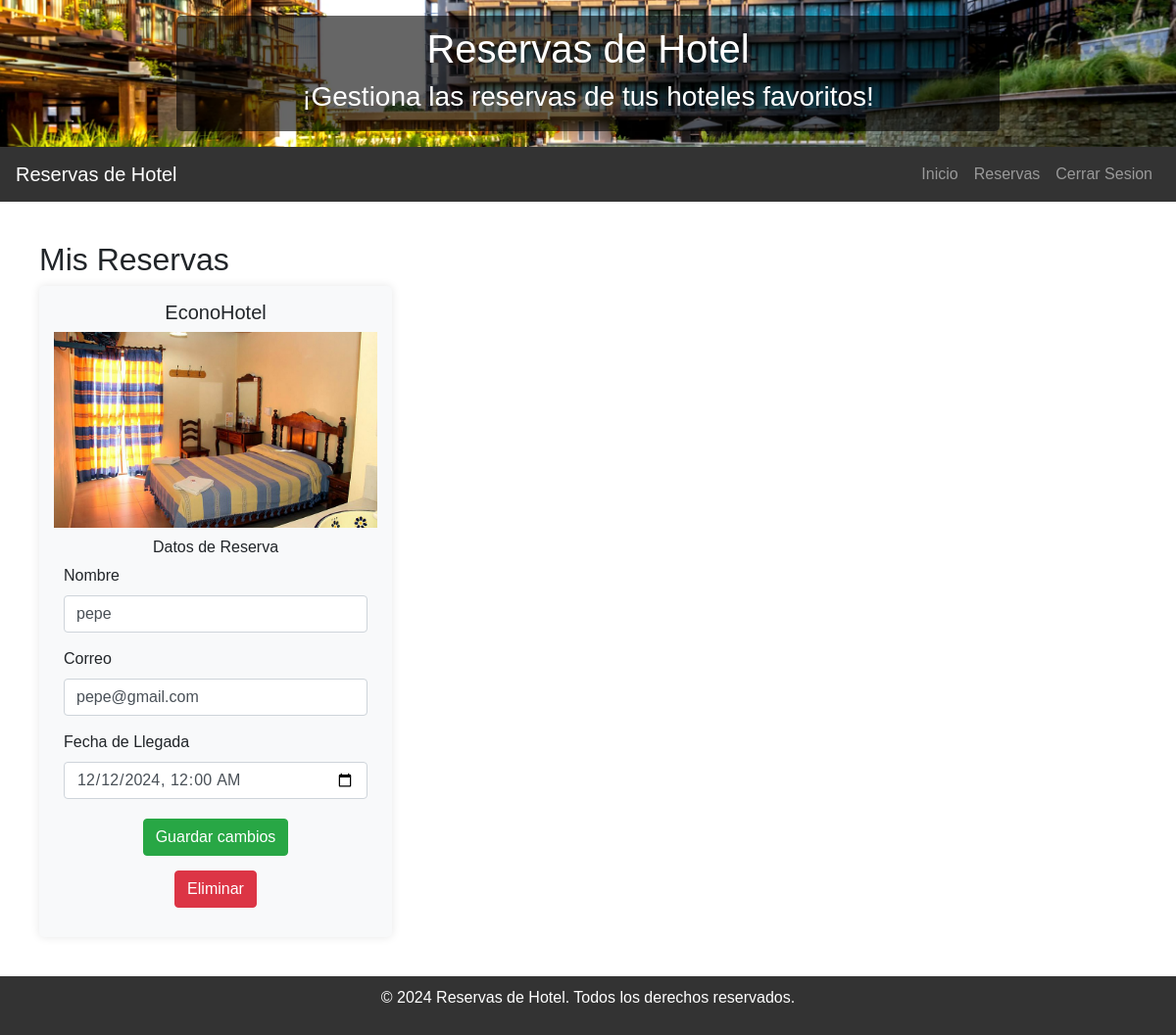
The app's page /home/reservations/ (signed in) with its own data.
### reservas/models.py (models this page shows, shortened)
class Encabezado(models.Model):
    titulo = models.CharField(max_length = 200)
    subtitulo = models.CharField(max_length = 200)
    fondo = models.ImageField(upload_to = 'imagenes', null = True, blank = True)

class Reservation(models.Model):
    user = models.ForeignKey(User, on_delete=models.CASCADE, default=1)
    hotel_una_estrella = models.ForeignKey(HotelesUnaEstrella, on_delete=models.CASCADE, null=True, blank=True)
    hotel_dos_estrellas = models.ForeignKey(HotelesDosEstrellas, on_delete=models.CASCADE, null=True, blank=True)
    hotel_tres_estrellas = models.ForeignKey(HotelesTresEstrellas, on_delete=models.CASCADE, null=True, blank=True)
    hotel_cuatro_estrellas = models.ForeignKey(HotelesCuatroEstrellas, on_delete=models.CASCADE, null=True, blank=True)
    hotel_cinco_estrellas = models.ForeignKey(HotelesCincoEstrellas, on_delete=models.CASCADE, null=True, blank=True)
    nombre = models.CharField(max_length=100)
    correo = models.EmailField()
    fechaLlegada = models.DateTimeField(null=True)
    def get_hotel(self):
        if self.hotel_una_estrella:
            return self.hotel_una_estrella

class HotelesUnaEstrella(models.Model):
    imagen = models.ImageField(upload_to='imagenes', null=True, blank=True)
    nombre = models.CharField(max_length=200)
    precio = models.FloatField()
    direccion = models.CharField(max_length=200)
    descripcion = models.TextField()
    servicios = models.CharField(max_length=400)
    politica = models.CharField(max_length=400)

### reservas/views.py (the view)
# urls.py: path('home/reservations/', views.reservations, name='reservations'),
@login_required
def reservations(request):
    mensaje = models.Encabezado.objects.first()
    reservas = models.Reservation.objects.filter(user=request.user)
    return render(request, 'mis_reservas.html', {'reservas': reservas, 'mensaje': mensaje})

### reservas/templates/mis_reservas.html (shortened to what this page needs)
{% extends 'layouts/base.html' %}
{% block content %}
<main>
    <div class="reservas-container">
        <h2>Mis Reservas</h2>
        <div class="reservas-grid">
            {% for reserva in reservas %}
            <div class="reserva-item">
                <h5>{{ reserva.get_hotel.nombre }}</h5>
                <img src="{{ reserva.get_hotel.imagen.url }}" alt="{{ reserva.get_hotel.nombre }}">
                <div class="details mt-20">
                    <h6>Datos de Reserva</h6>
                    <form method="post" action="{% url 'edit_reservation' reserva.id %}">
                        <div class="form-group">
                            <label for="nombre{{ reserva.id }}">Nombre</label>
                            <input type="text" class="form-control" id="nombre{{ reserva.id }}" name="nombre" value="{{ reserva.nombre }}" required>
                        </div>
                        <div class="form-group">
                            <label for="correo{{ reserva.id }}">Correo</label>
                            <input type="email" class="form-control" id="correo{{ reserva.id }}" name="correo" value="{{ reserva.correo }}" required>
                        </div>
                        <div class="form-group">
                            <label for="fechaLlegada{{ reserva.id }}">Fecha de Llegada</label>
                            <input type="datetime-local" class="form-control" id="fechaLlegada{{ reserva.id }}" name="fechaLlegada" value="{{ reserva.fechaLlegada|date:'Y-m-d\\TH:i' }}" required>
                        </div>
                        <button type="submit" class="btn btn-success">Guardar cambios</button>
                    </form>
                    <button class="btn btn-danger" data-toggle="modal" data-target="#deleteModal{{ reserva.id }}" style="margin-top: 10px;">Eliminar</button>
                </div>
            </div>
            {% endfor %}
        </div>
    </div>
</main>
{% endblock %}

### reservas/templates/layouts/base.html (shortened to what this page needs)
<!DOCTYPE html>
<html lang="en">
<head>
    <link href="https://maxcdn.bootstrapcdn.com/bootstrap/4.5.2/css/bootstrap.min.css" rel="stylesheet">
</head>
<body>
    <header>
        <div class="content">
            <div class="Titulo">
                <h1>{{ mensaje.titulo }}</h1>
            </div>
            <div class="subtitulo">
                <h3>{{ mensaje.subtitulo }}</h3>
            </div>
        </div>
    </header>
    <nav class="navbar navbar-expand-lg navbar-dark">
        <a class="navbar-brand" href="#">Reservas de Hotel</a>
        <div class="collapse navbar-collapse" id="navbarNav">
            <ul class="navbar-nav ml-auto">
                <li class="nav-item">
                    <a class="nav-link" href="/home">Inicio</a>
                </li>
                <li class="nav-item">
                    <a class="nav-link" href="{% url 'reservations' %}">Reservas</a>
                </li>
                {% if user.is_authenticated %}
                <li class="nav-item">
                    <a class="nav-link" href="/logout">Cerrar Sesion</a>
                </li>
                {% else %}
                <li class="nav-item">
                    <a class="nav-link" href="/signin">Iniciar Sesion</a>
                </li>
                {% endif %}
            </ul>
        </div>
    </nav>
    {% block content %}
    {% endblock %}
    <footer>
        <p>&copy; 2024 Reservas de Hotel. Todos los derechos reservados.</p>
    </footer>
</body>
</html>

### reservas/templates/mis_reservas.html (style rules this page uses)
main { padding: 20px; }
.reservas-container { padding: 20px; }
.reservas-grid { display: grid; grid-template-columns: repeat(auto-fill, minmax(300px, 1fr)); gap: 20px; }
.reserva-item { background-color: #f8f9fa; border-radius: 5px; box-shadow: 0 0 10px rgba(0, 0, 0, 0.1); overflow: hidden; text-align: center; padding: 15px; }
.reserva-item img { width: 100%; height: 200px; object-fit: cover; }
.reserva-item .details { padding: 10px; }
.reserva-item .details .btn { margin: 5px 0; }
.form-group { text-align: left; margin-bottom: 15px; }
.form-control { width: 100%; }

### records on screen
Encabezado: titulo "Reservas de Hotel", subtitulo "¡Gestiona las reservas de tus hoteles favoritos!"
Reservation: get_hotel.nombre "EconoHotel", get_hotel.imagen (picture), nombre "pepe", correo "pepe@gmail.com", fechaLlegada "12/12/2024 00:00"
